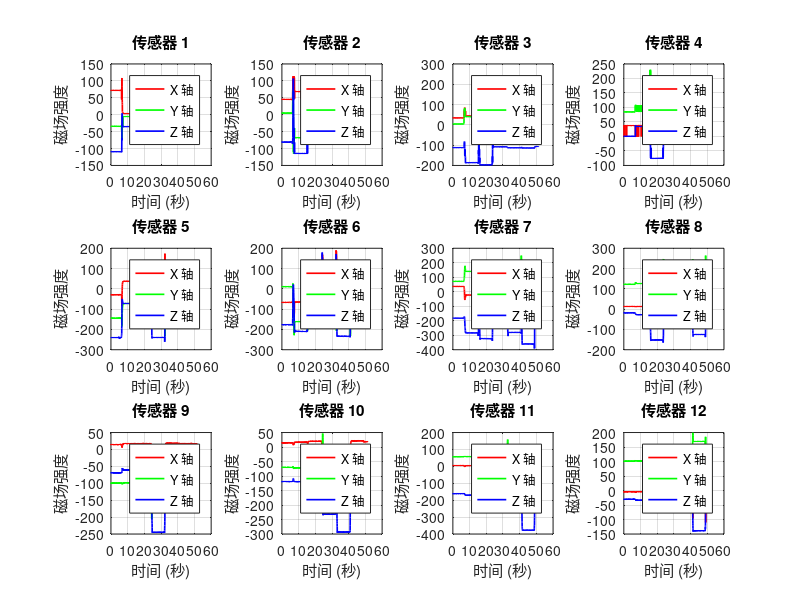

The MATLAB source for this figure: (Note: this script raises an error after producing the figure.)
clear; clc; close all;

load("StaticMagneticSignalData.mat")

figure;
for i = 1:12
    if isempty(sensorData{i})
        continue; % 跳过没有数据的传感器
    end
    
    % 读取数据
    time = sensorData{i}(:,1); % 时间戳
    xData = sensorData{i}(:,2); % X 轴
    yData = sensorData{i}(:,3); % Y 轴
    zData = sensorData{i}(:,4); % Z 轴
    
    % 绘制子图
    subplot(3, 4, i);
    plot(time, xData, 'r', 'LineWidth', 1.2); hold on;
    plot(time, yData, 'g', 'LineWidth', 1.2);
    plot(time, zData, 'b', 'LineWidth', 1.2);
    
    % 标注
    xlabel('时间 (秒)');
    ylabel('磁场强度');
    title(['传感器 ', num2str(i)]);
    legend('X 轴', 'Y 轴', 'Z 轴');
    grid on;
end

sensorIndex = 4;
% 提取该传感器的数据
sensorDataSingle = sensorData{sensorIndex};
timestamps = sensorDataSingle(:, 1); % 时间戳
x_data = sensorDataSingle(:, 2);    % x轴数据
y_data = sensorDataSingle(:, 3);    % y轴数据
z_data = sensorDataSingle(:, 4);    % z轴数据

% 采样率
fs = 40; % 采样频率 (Hz)

% 使用pwelch计算功率谱密度
window = hann(512); % 选择窗函数，这里使用汉宁窗
noverlap = 256;     % 重叠点数
nfft = 1024;        % FFT点数

% 对x轴数据做功率谱密度估计
[pxx_x, f_x] = pwelch(x_data, window, noverlap, nfft, fs);

% 对y轴数据做功率谱密度估计
[pxx_y, f_y] = pwelch(y_data, window, noverlap, nfft, fs);

% 对z轴数据做功率谱密度估计
[pxx_z, f_z] = pwelch(z_data, window, noverlap, nfft, fs);

% 绘制功率谱密度图
figure;
subplot(3, 1, 1);
plot(f_x, 10*log10(pxx_x)); % 转换为dB单位
title('X轴功率谱密度');
xlabel('频率 (Hz)');
ylabel('功率谱密度 (dB/Hz)');

subplot(3, 1, 2);
plot(f_y, 10*log10(pxx_y)); % 转换为dB单位
title('Y轴功率谱密度');
xlabel('频率 (Hz)');
ylabel('功率谱密度 (dB/Hz)');

subplot(3, 1, 3);
plot(f_z, 10*log10(pxx_z)); % 转换为dB单位
title('Z轴功率谱密度');
xlabel('频率 (Hz)');
ylabel('功率谱密度 (dB/Hz)');

% 绘制时域波形
figure;
subplot(3, 1, 1);
plot(timestamps, x_data);
title('X轴时域波形');
xlabel('时间戳');
ylabel('幅值');

subplot(3, 1, 2);
plot(timestamps, y_data);
title('Y轴时域波形');
xlabel('时间戳');
ylabel('幅值');

subplot(3, 1, 3);
plot(timestamps, z_data);
title('Z轴时域波形');
xlabel('时间戳');
ylabel('幅值');